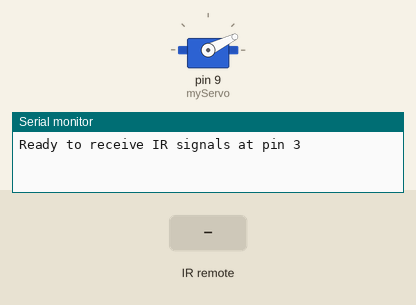
A sketch run on a simulated Arduino Uno, built with avr-gcc and run on an emulated ATmega328P. Parts: servo, the last lines printed to the serial monitor. The test bench sets the inputs (shaded band).

Above: at 1.26 s.
1.3 s: infrared code 0x44 received
At 1.86 s:
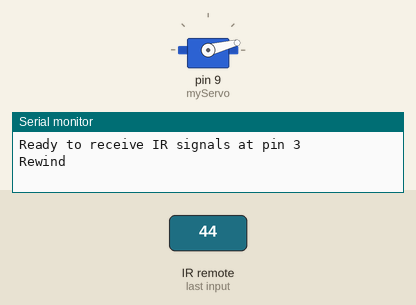
4.3 s: infrared code 0x09 received
At 4.47 s:
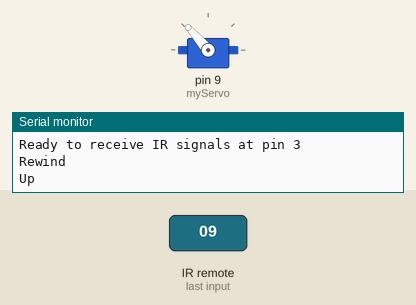
7.3 s: infrared code 0x07 received
At 7.48 s:
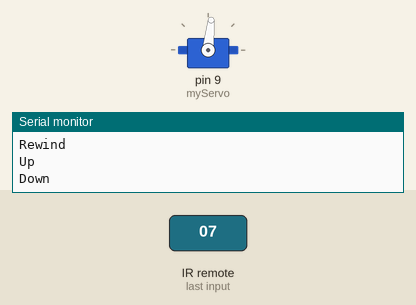
Timing chart, 0 to 16.3 s (numbered marks = the images above; inputs shaded):
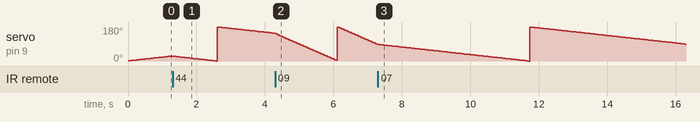

The sketch:

A4_Libraries.ino
```cpp
// library assignment: Change servo behavior with the remote

// This code uses example code from the lecture for servos and the IR sensor and remote

// servo library and infrared sensor remote library
#include <Servo.h>
#include <IRremote.h>

//Specify which protocol(s) should be used for decoding IR signals.
//If no protocol is defined, all protocols are active.
#define DECODE_NEC 1

int IR_RECEIVE_PIN = 3; // set IR sensor pin

Servo myServo;  // create a servo object

// string to record IR remote inputs, and reference if the input changed
String command = "";
String refCommand = "";

// ints and booleans to record the servo behavior
// whether the servo is on
bool on = true;
// whetehr rotation is clockwise/counterclockwise
bool clockwise = true;
// speed from 1-5
int speed = 1;
// integer to record what degree of rotation the servo is at
int degree = 0;

void setup() {
    // begin serial communication
    Serial.begin(115200);

    IrReceiver.begin(IR_RECEIVE_PIN, ENABLE_LED_FEEDBACK); // Start the receiver, enable feedback LED, take LED feedback pin from the internal boards definition
    Serial.print(F("Ready to receive IR signals at pin "));
    Serial.println(IR_RECEIVE_PIN);

    myServo.attach(9); // attaches the servo on pin 9 to the servo object
}

void loop() {
    // part 1: record an input command from the IR sensor and remote

    /*
     * Check if received data is available and if yes, try to decode it.
     * Decoded result is in the IrReceiver.decodedIRData structure.
     */
    if (IrReceiver.decode()) {

        // We have an unknown protocol, print more info
        if (IrReceiver.decodedIRData.protocol == UNKNOWN) {
            IrReceiver.printIRResultRawFormatted(&Serial, true);
        }
        Serial.println();
        IrReceiver.resume(); // Enable receiving of the next value

       // record which remote command was received, convert to string
      switch (IrReceiver.decodedIRData.command) {
        case 0x45: command = "Power button";
           break;
        case 0x46: command = "Volume +";
           break;
        case 0x15: command = "Volume -";
           break;
        case 0x47: command = "Func/Stop";
           break;
        case 0x44: command = "Rewind";
           break;
        case 0x40: command = "Play";
           break;
        case 0x43: command = "Fast Forward";
           break;
        case 0x09: command = "Up";
           break;
        case 0x07: command = "Down";
           break;
        case 0x19: command = "EQ";
           break;
        case 0x0D: command = "ST/REPT";
           break;
        case 0x16: command = "0";
           break;
        case 0x0C: command = "1";
           break;
        case 0x18: command = "2";
           break;
        case 0x5E: command = "3";
           break;
        case 0x08: command = "4";
           break;
        case 0x1C: command = "5";
           break;
        case 0x5A: command = "6";
           break;
        case 0x42: command = "7";
           break;
        case 0x52: command = "8";
           break;
        case 0x4A: command = "9";
           break;
      }
      // print out received command to the serial monitor for testing and reference
      Serial.println(command);

      // if a command is received, evaluate it to update the servo variables
      if (command != refCommand){
        if(command == "Power button"){
          // reverse the on state
          on = not on;
        }
        refCommand = command;
      }

      // set clockwise or counterclockwise
      if (command == "Fast Forward"){
        clockwise = true;
      }
      else if (command == "Rewind"){
        clockwise = false;
      }
      else if (command == "Up"){
        // higher speed
        speed = 4;
      }
      else if (command == "Down"){
        // lower speed
        speed = 1;
      }

      //Serial.print("State-Rotate-Speed ");
      //Serial.print(on);
      //Serial.print(clockwise);
      //Serial.println(speed);
    }

      // part 2: Use input command to determine the servo behavior
      // power toggles rotation on/off
      if (on){
        // fast forward or rewind changes rotation direction
        // up and down volume increase rotation speed (1 vs. 4 times as fast)
        if (clockwise){
          degree += speed;
        }
        else{
          degree -= speed;
        }
        // reset degree at the end of rotation cycle
        if (degree < 0){
          degree = 180;
        }
        else if (degree > 180){
          degree = 0;
        }
        // write servo to rotate to that degree
        myServo.write(degree);
        // set update delay for servo to adjust
        delay(50);
      }
}
```
